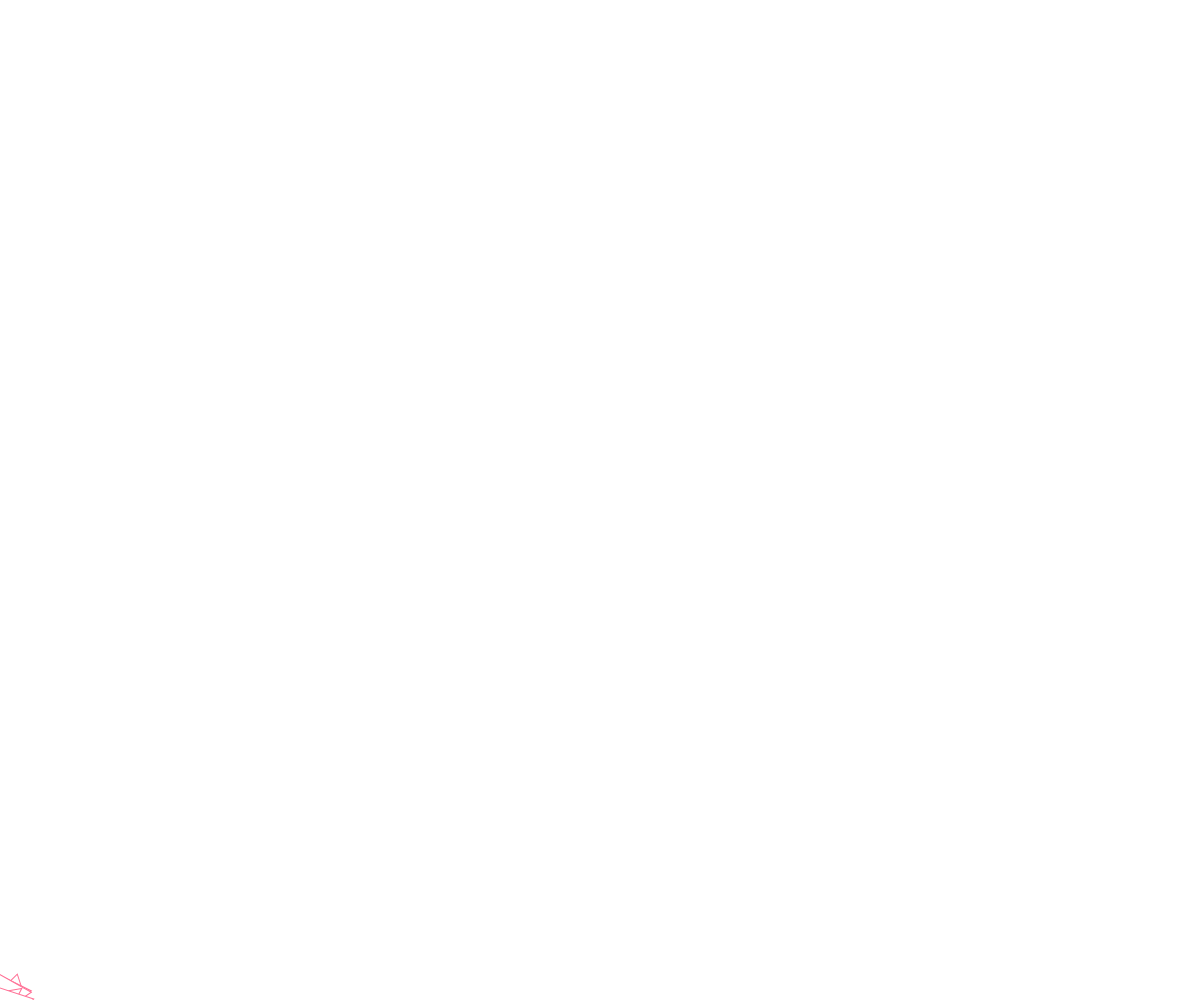
Frame 1 (no input)
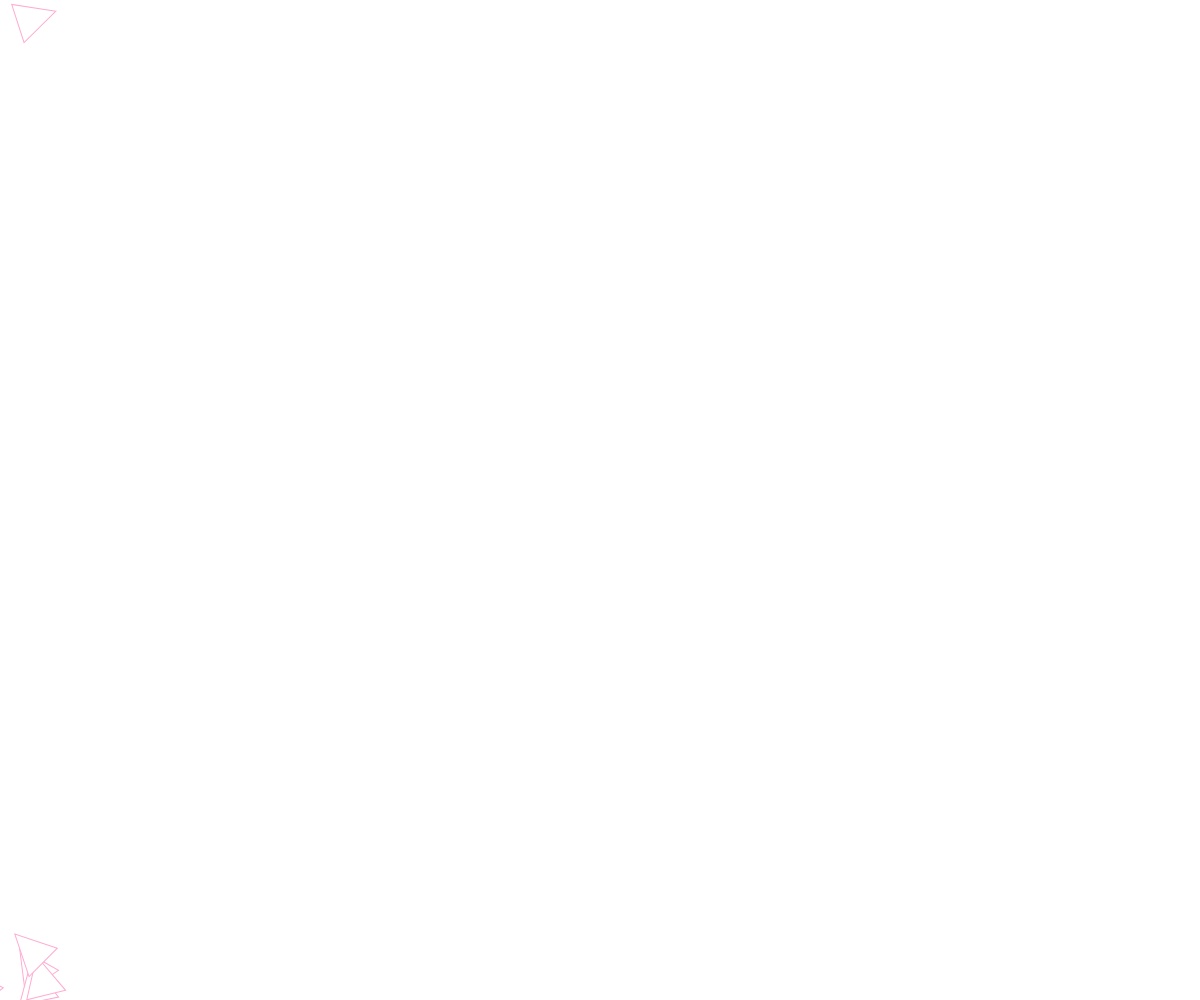
Frame 60 (no input)
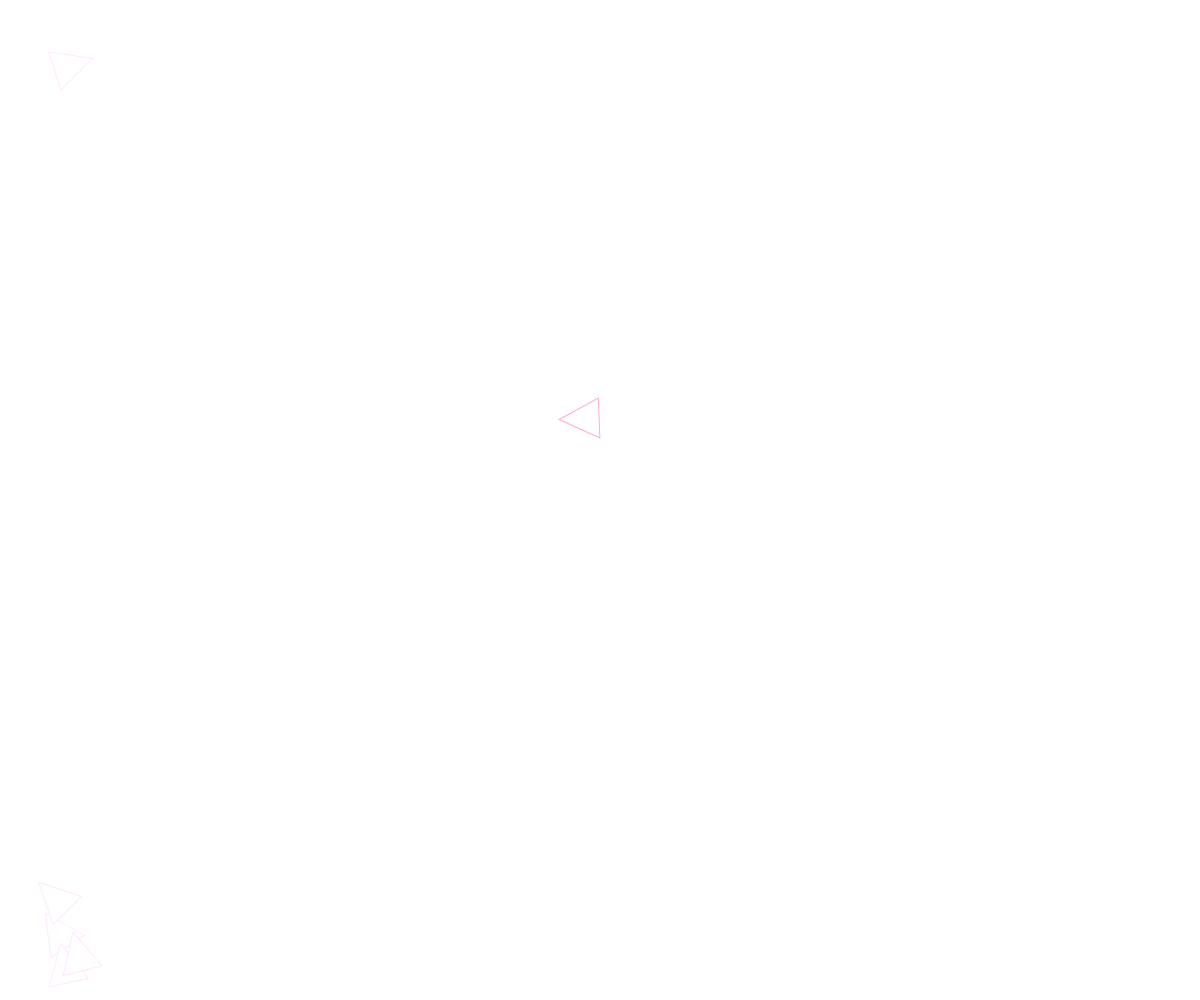
Frame 120 (the mouse pressed at the canvas centre since frame 60)

The p5.js sketch that drew these frames (run headless with seeded random() and noise() and a simulated clock; from frame 60 on, the mouse is pressed at the canvas centre):

// p5.js sketch
// ── sketch.js



var flock;
var r;
function setup() {


 cnv = createCanvas(windowWidth, windowHeight);
 centerCanvas();
 flock = new Flock();
frameRate(40);
  // Add an initial set of boids into the system
  for (var i = 0; i < 9; i++) {
    var b = new Boid(5,1000);
    flock.addBoid(b);

  }




}

 // Triangles based on Daniel Shiffman's Flock example

function draw() {
  background(255);
  flock.run();


}
// function mousePressed() {
//   cnv.remove();


// }

// Add a new boid into the System whenever the mouse is moved.
function mouseMoved() {

  flock.addBoid(new Boid(mouseX,mouseY-30));
}


// Flock manages the array of all the boids
function Flock() {
  this.boids = [];
}

Flock.prototype.run = function() {
  for (var i = 0; i < this.boids.length; i++) {

    this.boids[i].run(this.boids);  // Passing the entire list of boids to each boid individually
  // console.log(this)
  }
}

Flock.prototype.addBoid = function(b) {
  this.boids.push(b);

  if(this.boids.length >70){
    this.boids.splice(0, this.boids.length-70)
    // this.boids.delete()

  }
  // console.log(this.boids.length)
}




// Boid class
// Methods for Separation, Cohesion, Alignment added

function Boid(x,y) {
  this.acceleration = createVector(0,0);
  this.velocity = createVector(random(-1,1),random(-1,1));
  this.position = createVector(x,y);
  this.r = 2.0;
  this.maxspeed = 1;    // Maximum speed
  this.maxforce = 0.005; // Maximum steering force
  this.lifespan = 134;
}

Boid.prototype.run = function(boids) {
  this.flock(boids);
  this.update();
  // this.borders();
  this.render();
}

Boid.prototype.applyForce = function(force) {
  // We could add mass here if we want A = F / M
  this.acceleration.add(force);
}

// We accumulate a new acceleration each time based on three rules
Boid.prototype.flock = function(boids) {
  var sep = this.separate(boids);   // Separation
  var ali = this.align(boids);      // Alignment
  var coh = this.cohesion(boids);   // Cohesion
  // Arbitrarily weight these forces
  // sep.mult(1.5);
  // ali.mult(1.0);
  // coh.mult(1.0);
  // Add the force vectors to acceleration
  // this.applyForce(sep);
  // this.applyForce(ali);
  // this.applyForce(coh);
}

// Method to update location
Boid.prototype.update = function() {
  // Update velocity
  this.velocity.add(this.acceleration);
  // Limit speed
  this.velocity.limit(this.maxspeed);
  this.position.add(this.velocity);
  // Reset accelertion to 0 each cycle
  this.acceleration.mult(0);
 
  this.lifespan--;
}


// A method that calculates and applies a steering force towards a target
// STEER = DESIRED MINUS VELOCITY
Boid.prototype.seek = function(target) {
  var desired = p5.Vector.sub(target,this.position);  // A vector pointing from the location to the target
  // Normalize desired and scale to maximum speed
  desired.normalize();
  desired.mult(this.maxspeed);
  // Steering = Desired minus Velocity
  var steer = p5.Vector.sub(desired,this.velocity);
  steer.limit(this.maxforce);  // Limit to maximum steering force
  return steer;
}

Boid.prototype.render = function() {
  // Draw a triangle rotated in the direction of velocity
 var r=150;
  var theta = this.velocity.heading() + radians(20);
 if (windowWidth>800){
  // 251, 91, 78
 
  // if(this.lifespan<80){
  // 		stroke( 255,112 +(134-this.lifespan) , 149 + (134-this.lifespan) );

  // }
  // else if (this.lifespan>80){
  // stroke(255,255 - this.lifespan , 255);
  // }
  stroke( 255,112 +(134-this.lifespan) , 149 + (134-this.lifespan) );
}
else{
  stroke(255, 175, 195);
}
  strokeWeight(1);
  push(); 
  translate(this.position.x,this.position.y);
  rotate(theta);
  beginShape();
  vertex(0, -this.r*10);
  vertex(-this.r*10, this.r*10);
  vertex(this.r*10, this.r*10);
  endShape(CLOSE);
  pop();
}

// Wraparound
Boid.prototype.borders = function() {
  if (this.position.x < -this.r)  this.position.x = width +this.r;
  if (this.position.y < -this.r)  this.position.y = height+this.r;
  if (this.position.x > width +this.r) this.position.x = -this.r;
  if (this.position.y > height+this.r) this.position.y = -this.r;
}

// Separation
// Method checks for nearby boids and steers away
Boid.prototype.separate = function(boids) {
  var desiredseparation = 100.0;
  var steer = createVector(0,0);
  var count = 0;
  // For every boid in the system, check if it's too close
  // for (var i = 0; i < boids.length; i++) {
   
  //      var d = p5.Vector.dist(this.position,boids[i].position);
  //   // If the distance is greater than 0 and less than an arbitrary amount (0 when you are yourself)
  //   if ((d > 0) && (d < desiredseparation)) {
  //     // Calculate vector pointing away from neighbor
  //     var diff = p5.Vector.sub(this.position,boids[i].position);
  //     diff.normalize();

  //     diff.div(d);        // Weight by distance
  //     steer.add(diff);
  //     count++;            // Keep track of how many
  //   }
  // }
  // Average -- divide by how many
  if (count > 0) {
    steer.div(count);
  }

  // As long as the vector is greater than 0
  if (steer.mag() > 0) {
    // Implement Reynolds: Steering = Desired - Velocity
    steer.normalize();
    steer.mult(this.maxspeed);
    steer.sub(this.velocity);
    steer.limit(this.maxforce);
  }
  return steer;
}

// Alignment
// For every nearby boid in the system, calculate the average velocity
Boid.prototype.align = function(boids) {

  var neighbordist = 50;
  var sum = createVector(0,0);
  var count = 0;
  for (var i = 0; i < boids.length; i++) {
    var d = p5.Vector.dist(this.position,boids[i].position);
    if ((d > 0) && (d < neighbordist)) {
      sum.add(boids[i].velocity);
      count++;
    }
  }
  if (count > 0) {
    sum.div(count);
    sum.normalize();
    sum.mult(this.maxspeed);
    var steer = p5.Vector.sub(sum,this.velocity);
    steer.limit(this.maxforce);
    return steer;
  } else {
    return createVector(0,0);
  }
}

// Cohesion
// For the average location (i.e. center) of all nearby boids, calculate steering vector towards that location
Boid.prototype.cohesion = function(boids) {
  var neighbordist = 50;
  var sum = createVector(0,0);   // Start with empty vector to accumulate all locations
   
  var count = 0;
  for (var i = 0; i < boids.length; i++) {
    var d = p5.Vector.dist(this.position,boids[i].position);
    if ((d > 0) && (d < neighbordist)) {
      sum.add(boids[i].position); // Add location
      count++;
    }
  }
  if (count > 0) {
    sum.div(count);
    return this.seek(sum);  // Steer towards the location
  } else {
    return createVector(0,0);
  }
}

/*This function puts the Canvas in the middle of the screen*/

function centerCanvas() {
  var x = (windowWidth - width) / 2;
  var y = (windowHeight - height) / 2;
}

/*This function adjusts the canvas so it will resize when the screen size changes*/
function windowResized() {
  resizeCanvas(windowWidth, windowHeight);
}
